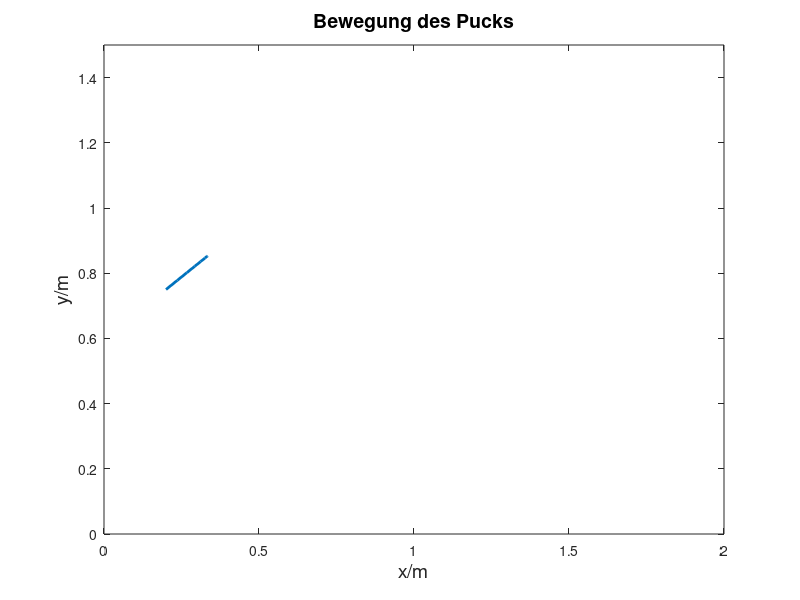

Write the MATLAB code that produced this figure.
clear;


d_t = 0.05;
t_sim = 10; % [s]
sim_steps = round(t_sim / d_t);
noise = randi([-10, 10], sim_steps, 1);

%physical parameters
width = 1.5; %[m]
length = 2; %[m]
m = 0.05; % mass of the puck [kg]
g = 9.80665;
% friction_coef = 0.01034409; % for aerohockey table
friction_coef = 0.3;
a = friction_coef * g;


%Initial conditions, ideal System
t = 0;
x_0 = length/10; % [m]
y_0 = width/2; % [m]
v0 = 1; % m/s
alpha = (pi/180) * 37.5; % [rad] angle to x-axis

v_x0 = v0 * cos(alpha);
v_y0 = v0 * sin(alpha);

ax = a * cos(alpha);
ay = a * sin(alpha);

X_vec = zeros(4, sim_steps);
X_vec(:, 1) = [x_0, y_0, v_x0, v_y0].';
A_mat = [1 0 d_t 0; 0 1 0 d_t; 0 0 1 0; 0 0 0 1]; 
U_vec = [-ax; -ay];
B_mat = [(0.5 * d_t * d_t) 0; 0 (0.5 * d_t * d_t); d_t 0; 0 d_t];

for step = 1:sim_steps
    X_vec(:, step + 1) = A_mat * X_vec(:, step) + B_mat * U_vec;
	
	%bounce off the X walls
	if X_vec(1, step + 1) > length || X_vec(1, step + 1) < 0
		A_mat(1, 3) = A_mat(1,3) * (-1);
		B_mat(1, 1) = B_mat(1, 1) * (-1);
		X_vec(:, step + 1) = A_mat * X_vec(:, step) + B_mat * U_vec;
	end
	%bounce off the Y walls
	if X_vec(2, step + 1) > width || X_vec(2, step + 1) < 0
		A_mat(2, 4) = A_mat(2, 4) * (-1);
		B_mat(1, 2) = B_mat(1, 2) * (-1);
		X_vec(:, step + 1) = A_mat * X_vec(:, step) + B_mat * U_vec;
	end
	
	%stop if v < 0
	if X_vec(3, step + 1) < 0
		X_vec(3, step + 1 ) = 0;
		U_vec = [0;0];
	end
	if X_vec(4, step + 1) < 0
		X_vec(4, step + 1 ) = 0;
		U_vec = [0;0];
	end
end

%plot ideal system
% subplot(2,1,1);
plot(X_vec(1,:), X_vec(2,:), 'LineWidth', 2);
axis([0, length, 0, width])
title('Bewegung des Pucks', 'FontSize', 14)
xlabel('x/m', 'FontSize', 14)
ylabel('y/m', 'FontSize', 14)
% str1=['v_{x0} = ' num2str(vx_0) 'm/s'];
% str2=['v_{y0} = ' num2str(vy_0) 'm/s'];
% str3=['t_{end} = ' num2str(t(k)) 's'];
% text(0.03, 0.7, str1, 'FontSize', 12)
% text(0.03, 0.6, str2, 'FontSize', 12)
% text(0.03, 0.5, str3, 'FontSize',12)